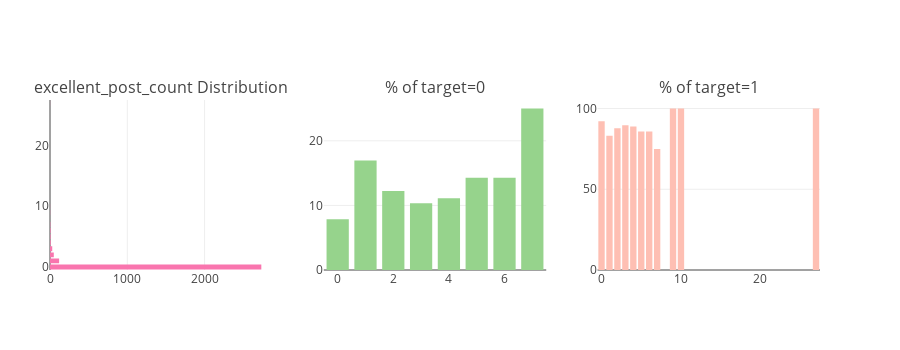

This figure's notebook cell:
### Code cell
catAndTrgt(merge_df, "excellent_post_count")

### Figure 1 — Plotly figure (JSON) as saved in the notebook; plotly's stock layout.template omitted (floating-point values rounded to 4 significant figures)
{"data": [{"marker": {"color": "#f975ae"}, "orientation": "h", "type": "bar", "uid": "0f606e42-9a92-11e8-b2be-720006309be0", "x": [1, 1, 2, 4, 7, 7, 9, 29, 49, 118, 2734], "xaxis": "x", "y": [10, 27, 9, 7, 6, 5, 4, 3, 2, 1, 0], "yaxis": "y"}, {"marker": {"color": "#96D38C"}, "name": "Target : 0", "type": "bar", "uid": "0f61a280-9a92-11e8-b725-720006309be0", "x": [0, 1, 2, 3, 7, 6, 5, 4], "xaxis": "x2", "y": [7.864, 16.95, 12.24, 10.34, 25, 14.29, 14.29, 11.11], "yaxis": "y2"}, {"marker": {"color": "#FEBFB3"}, "name": "Target : 1", "type": "bar", "uid": "0f62eaa8-9a92-11e8-a9ff-720006309be0", "x": [0, 1, 2, 3, 4, 5, 6, 7, 9, 27, 10], "xaxis": "x3", "y": [92.14, 83.05, 87.76, 89.66, 88.89, 85.71, 85.71, 75, 100, 100, 100], "yaxis": "y3"}], "layout": {"annotations": [{"font": {"size": 16}, "showarrow": false, "text": "excellent_post_count Distribution", "x": 0.1444, "xanchor": "center", "xref": "paper", "y": 1, "yanchor": "bottom", "yref": "paper"}, {"font": {"size": 16}, "showarrow": false, "text": "% of target=0", "x": 0.5, "xanchor": "center", "xref": "paper", "y": 1, "yanchor": "bottom", "yref": "paper"}, {"font": {"size": 16}, "showarrow": false, "text": "% of target=1", "x": 0.8556, "xanchor": "center", "xref": "paper", "y": 1, "yanchor": "bottom", "yref": "paper"}], "height": 350, "margin": {"l": 50}, "showlegend": false, "xaxis": {"anchor": "y", "domain": [0, 0.2889]}, "xaxis2": {"anchor": "y2", "domain": [0.3556, 0.6444]}, "xaxis3": {"anchor": "y3", "domain": [0.7111, 1]}, "yaxis": {"anchor": "x", "domain": [0, 1]}, "yaxis2": {"anchor": "x2", "domain": [0, 1]}, "yaxis3": {"anchor": "x3", "domain": [0, 1]}}}
